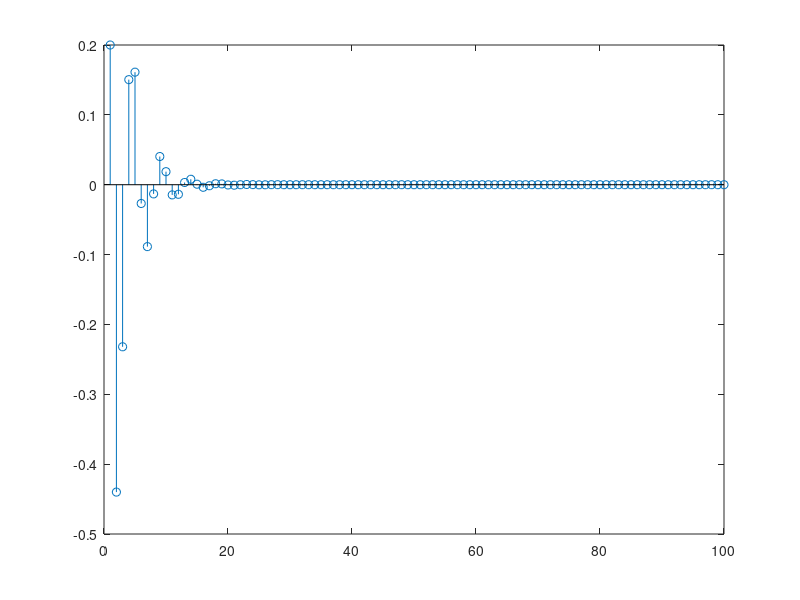

This figure's MATLAB source: (Note: this script raises an error after producing the figure.)
clc;
clear all;

pcorr = [0.2, -0.44]';
a1 = 0.3;
a2 = -0.5;
for i = 3:100
    pcorr(i, 1) = a1 * pcorr(i - 1, 1) + a2 * pcorr(i - 2, 1);
end
stem(pcorr);

name_file = 'date.xlsx';
y = importdata(name_file);
y = diff(y);
n = size(y, 1);
lags = 25;

autocorr(y, 'NumLags', lags);
figure;
parcorr(y, 'NumLags', lags);


p = 3;
X = zeros(n - p, p);
for i = flip(1:n-p)
        X(i, :) = flip(y(n-i-p+1:n-i, 1));
end
y_lin = flip(y(p+1:n,1));
beta = (X' * X) \ X' * y_lin;
pred = X * beta;
lin_error = y_lin - pred;
figure;
autocorr(lin_error, 'NumLags', floor(size(lin_error, 1) / 4));
sigma_lin_error = lin_error' * lin_error / size(lin_error, 1);
disp(p);
disp(sigma_lin_error);
disp(' ');

p = 4;
X = zeros(n - p, p);
for i = flip(1:n-p)
        X(i, :) = flip(y(n-i-p+1:n-i, 1));
end
y_lin = flip(y(p+1:n,1));
beta = (X' * X) \ X' * y_lin;
pred = X * beta;
lin_error = y_lin - pred;
figure;
autocorr(lin_error, 'NumLags', floor(size(lin_error, 1) / 4));
sigma_lin_error = lin_error' * lin_error / size(lin_error, 1);
disp(p);
disp(sigma_lin_error);
disp(' ');

p = 7;
X = zeros(n - p, p);
for i = flip(1:n-p)
        X(i, :) = flip(y(n-i-p+1:n-i, 1));
end
y_lin = flip(y(p+1:n,1));
beta = (X' * X) \ X' * y_lin;
pred = X * beta;
lin_error = y_lin - pred;
figure;
autocorr(lin_error, 'NumLags', floor(size(lin_error, 1) / 4));
sigma_lin_error = lin_error' * lin_error / size(lin_error, 1);
disp(p);
disp(sigma_lin_error);
disp(' ');
% 
% predict_y = zeros(150, 1);
% for_pred = flip(y(n-p+1:n,1));
% for i = 1:150
%     predict_y(i, 1) = for_pred' * beta;
%     for_pred = [predict_y(i, 1); for_pred(1:p-1)];
% end
% 
% y = importdata(name_file);
% n = size(y, 1);
% for i =1:150
%     y(n+i,1) = y(n+i-1, 1) + predict_y(i, 1);
% end
% 
% n = size(y, 1);
% x = 1:n;
% figure;
% plot(x(1:900), y(1:900), '.b');
% hold on;
% plot(x(901:1050),y(901:1050), '.r');
% hold off;